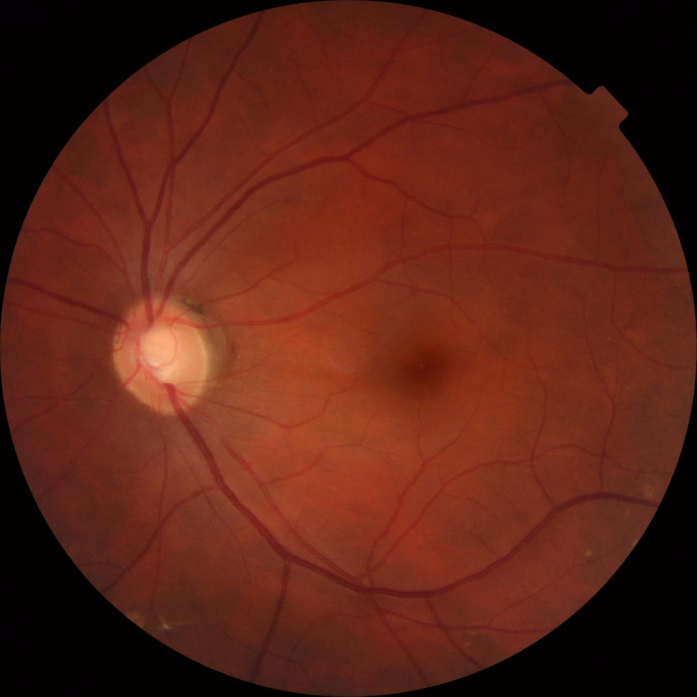
#> input picture test_image/test.jpg, 2091 x 2090 px, found by its file name (shown at 1/3 size)
$ python transforms.py
#> lines starting #> are read from the running program, lines starting #| are printed output that depends on the picture; after the words box and inside, x2 and y2 are one past the last pixel; in counts of white or black regions, pixels touching at a corner belong together
import cv2
import random
import numpy as np

class Detector_Augment():
    def __init__(self,size=512):
        self.W,self.H = size,size

    def flip_point(self, point, operation=1):
        x, y,w,h = point

        if operation == 0:
            return np.array([x, 1 - y, w, h])
            # return np.array([x, self.H - y,w,h])
        if operation == 1:
            return np.array([1 - x, y, w, h])
            # return np.array([self.W - x, y,w,h])

    def RandomFlip(self,img,gt):
        operations = [0,1]

        for operation in operations:
            if random.random() < 0.5:
                gt = self.flip_point(gt, operation)
                img = cv2.flip(img, operation)

        return img,gt

    def show(self,img,gt):
        cv2.rectangle(img, (int(gt[0]-gt[2]/2),int(gt[1]-gt[3]/2)),(int(gt[0]+gt[2]/2),int(gt[1]+gt[3]/2)), (0, 255, 0), 2)
        cv2.imshow("img", img)
        cv2.waitKey()


if __name__=="__main__":
    img_path = "D:/Project_Glaucoma/DENet/test_image/test.jpg"

    gt = [115,265,70,90]
    img = cv2.imread(img_path)
#> img is the input picture: shape (2090, 2091, 3); mean B, G, R 22.9, 36.2, 93
    img = cv2.resize(img,(512,512))
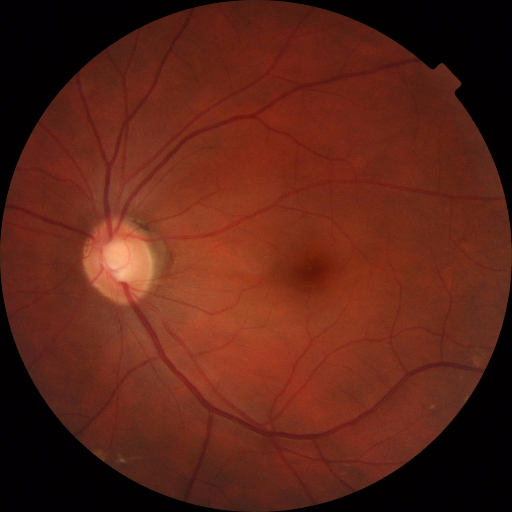
#> img: shape (512, 512, 3); mean B, G, R 22.8, 36.1, 92.9

    augment = Detector_Augment()
    img,gt = augment.RandomFlip(img,gt)
#> after the loop in RandomFlip, `for operation in operations:`: gt = [115, 265, 70, 90]
#> gt = [115, 265, 70, 90]
    augment.show(img,gt)
#> in show, `cv2.rectangle(img, (int(gt[0]-gt[2]/2),int(gt[1]-gt[3]/2)),(int(gt[0]+..`:
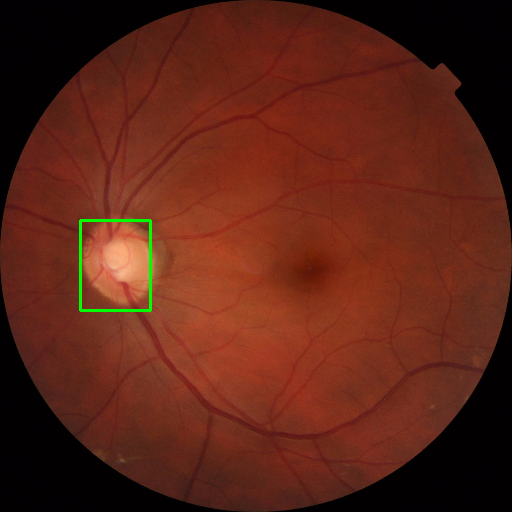
#> img: shape (512, 512, 3); 0.36% of pixels changed, all inside (x1, y1, x2, y2) = (79, 219, 152, 312)
